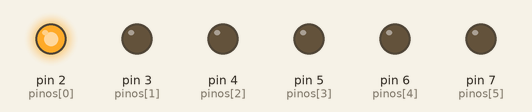
This sketch was run on a simulated Arduino Uno, built with avr-gcc and run on an emulated ATmega328P. Shown: output pins drawn as LEDs (lit = HIGH).

Above: at 0.04 s.
At 0.44 s:
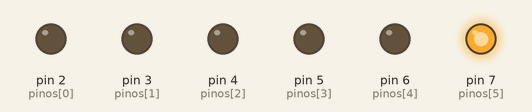
At 0.76 s:
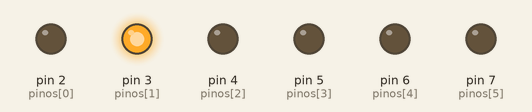
At 1.48 s:
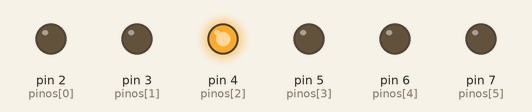
At 2.2 s:
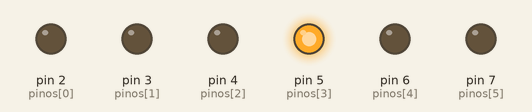
At 2.92 s:
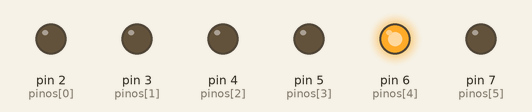
Timing chart, 0 to 3.2 s (numbered marks = the images above):
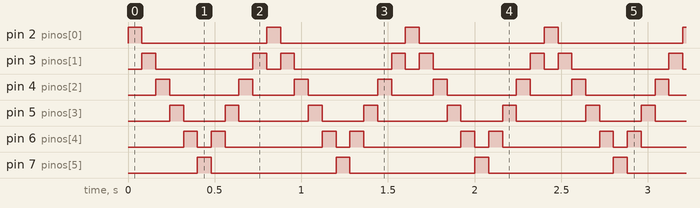

Measured:
- by itself, pin 2 (pinos[0]), pin 7 (pinos[5]): alternates HIGH for 0.08 s and LOW for 0.72 s
- by itself, pin 3 (pinos[1]): repeats every 0.80 s: LOW 0.56 s, HIGH 0.08 s, LOW 0.08 s, HIGH 0.08 s
- by itself, pin 4 (pinos[2]): repeats every 0.80 s: LOW 0.40 s, HIGH 0.08 s, LOW 0.24 s, HIGH 0.08 s
- by itself, pin 5 (pinos[3]): repeats every 0.80 s: LOW 0.24 s, HIGH 0.08 s, LOW 0.40 s, HIGH 0.08 s
- by itself, pin 6 (pinos[4]): repeats every 0.80 s: LOW 0.08 s, HIGH 0.08 s, LOW 0.56 s, HIGH 0.08 s

The sketch:

07_05_efeito_knight_rider.ino
```cpp
int pinos[] = {2, 3, 4, 5, 6, 7};
int numLeds = 6;
int velocidade = 80;

void acenderSoEste(int pos) {
  // Desliga todos os LEDs
  for (int i = 0; i < numLeds; i++) {
    digitalWrite(pinos[i], LOW);
  }
  // Liga somente o LED selecionado
  if (pos >= 0 && pos < numLeds) {
    digitalWrite(pinos[pos], HIGH);
  }
}

void setup() {
  for (int i = 0; i < numLeds; i++) {
    pinMode(pinos[i], OUTPUT);
  }
}

void loop() {
  // Movimento da esquerda para a direita
  for (int i = 0; i < numLeds; i++) {
    acenderSoEste(i);
    delay(velocidade);
  }

  // Movimento da direita para a esquerda
  for (int i = numLeds - 2; i >= 1; i--) {
    acenderSoEste(i);
    delay(velocidade);
  }
}
```
